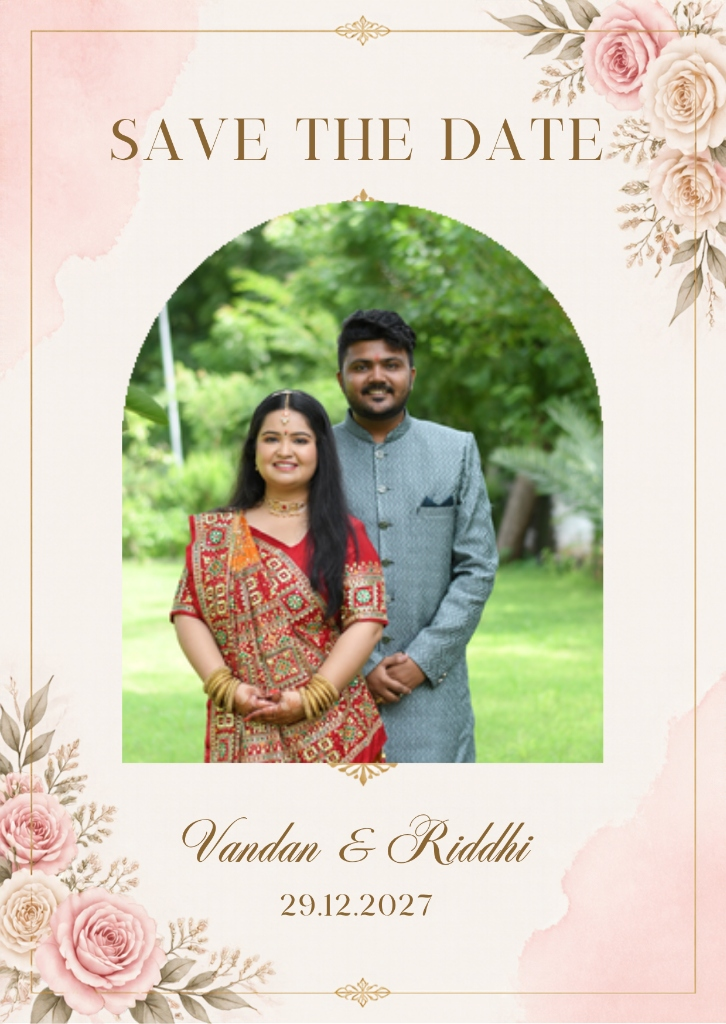
#> input picture card_front.jpg, 726 x 1024 px
$ python find_arch.py
#> lines starting #> are read from the running program, lines starting #| are printed output that depends on the picture; after the words box and inside, x2 and y2 are one past the last pixel; in counts of white or black regions, pixels touching at a corner belong together
import cv2
import numpy as np
from PIL import Image

card = cv2.imread("card_front.jpg")
#> card is the input picture: shape (1024, 726, 3); mean B, G, R 182, 201.9, 206.4
hsv = cv2.cvtColor(card, cv2.COLOR_BGR2HSV)
#> hsv: shape (1024, 726, 3); mean H, S, V 24.7, 49, 214.6

# Green garden mask: H between 25 and 90, S > 30, V > 30
green_mask = cv2.inRange(hsv, (25, 25, 25), (90, 255, 255))
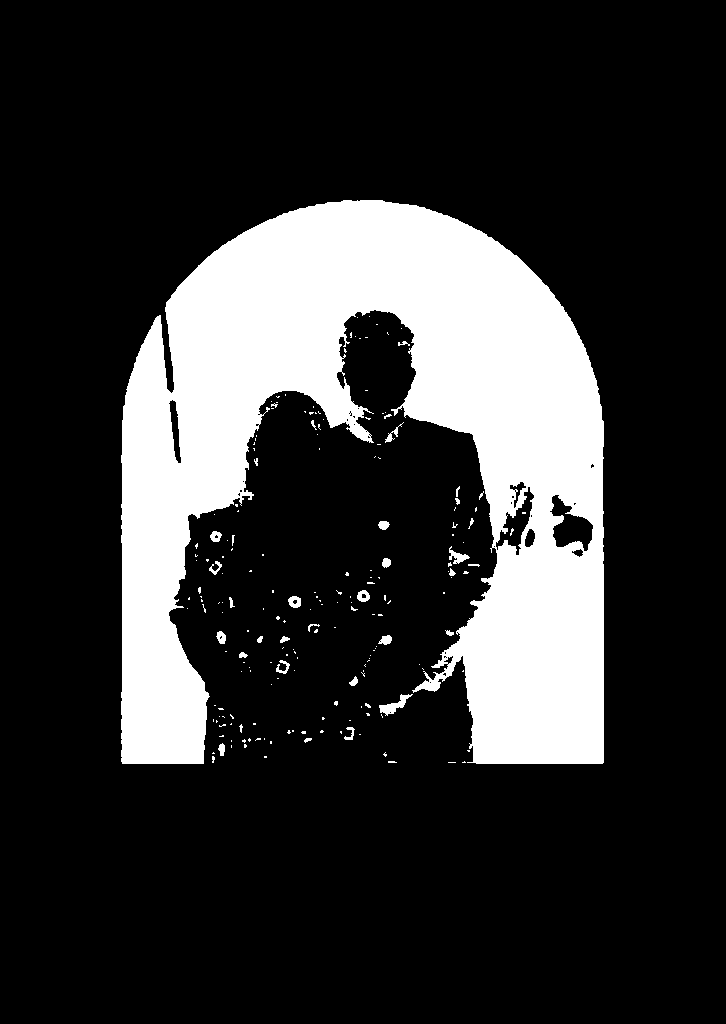
#> green_mask: shape (1024, 726); 19.7% white; 197 white regions (165 under 20 px), largest, box (x1, y1, x2, y2) and area: (121, 200, 604, 764) 143547, (379, 694, 413, 716) 264, (449, 546, 470, 564) 156

# Also bridal red: H between 0..10 and 170..180, S > 50
red_mask1 = cv2.inRange(hsv, (0, 50, 50), (12, 255, 255))
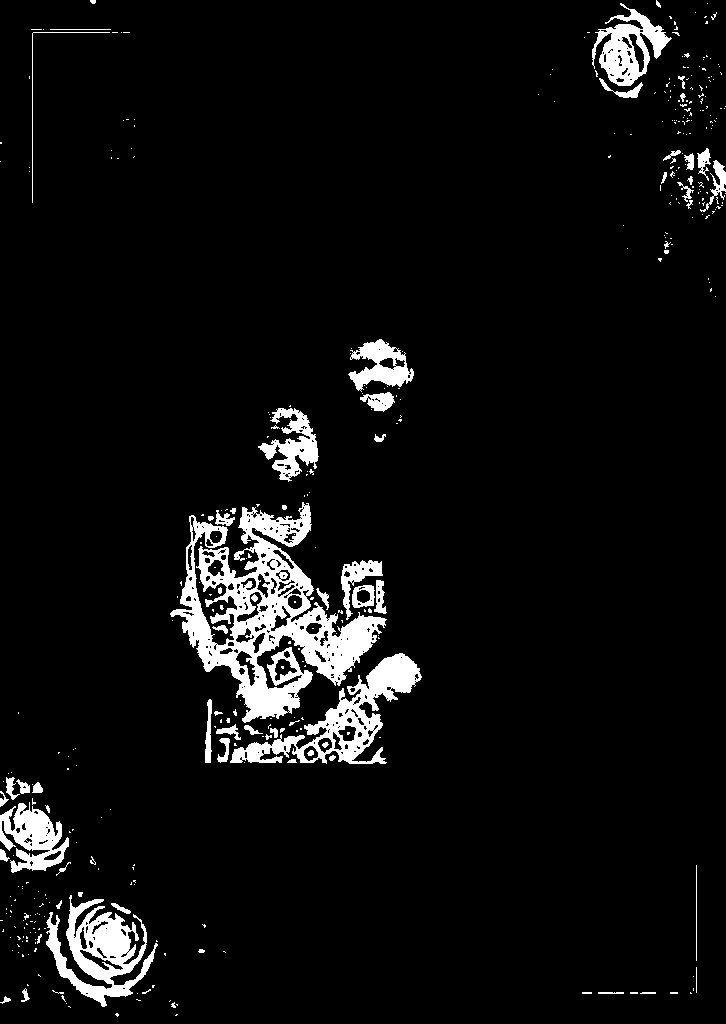
#> red_mask1: shape (1024, 726); 5.9% white; 395 white regions (327 under 20 px), largest, box (x1, y1, x2, y2) and area: (170, 502, 387, 723) 16893, (230, 653, 422, 764) 5727, (46, 895, 158, 1007) 5134
red_mask2 = cv2.inRange(hsv, (168, 50, 50), (180, 255, 255))
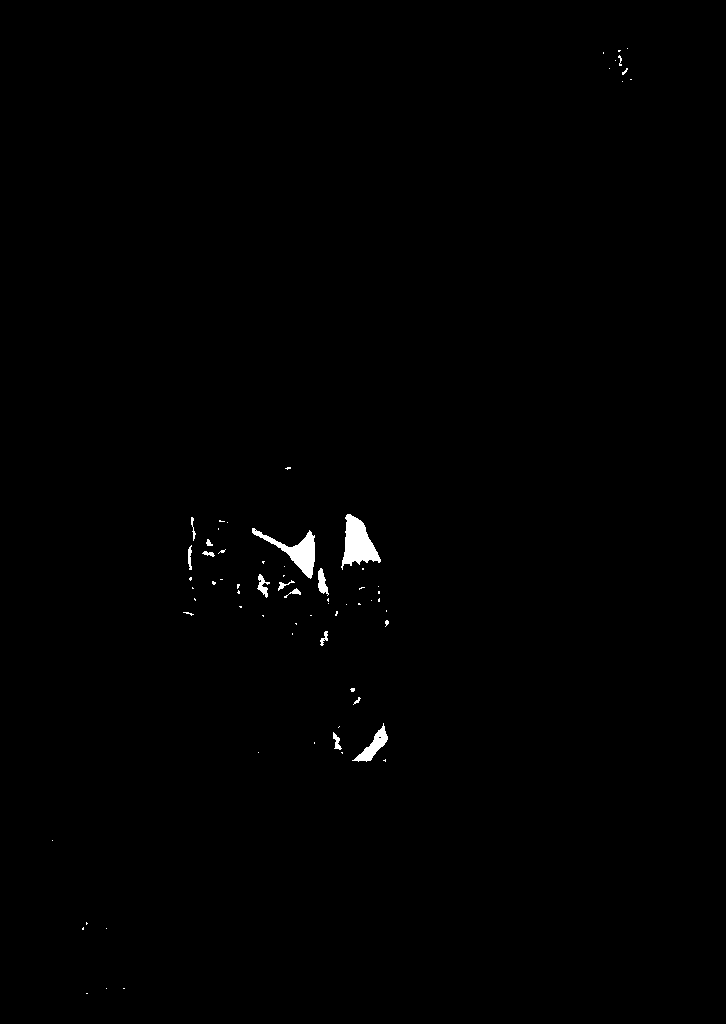
#> red_mask2: shape (1024, 726); 0.49% white; 70 white regions (55 under 20 px), largest, box (x1, y1, x2, y2) and area: (341, 514, 381, 570) 1192, (252, 528, 315, 579) 969, (352, 723, 388, 762) 452

photo_elements = green_mask | red_mask1 | red_mask2
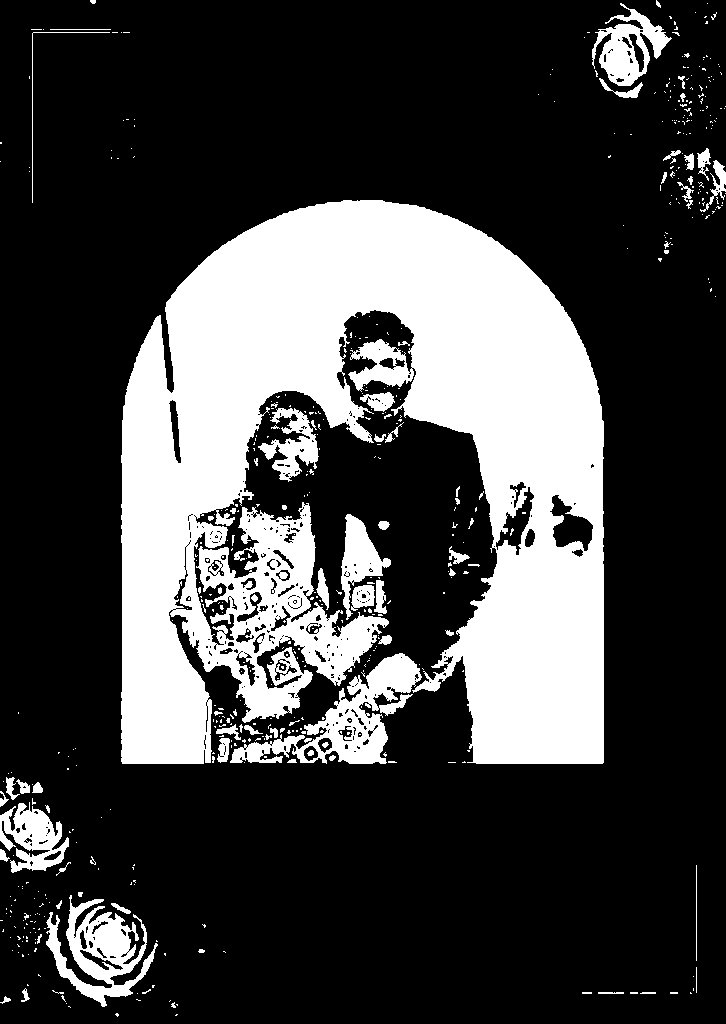
#> photo_elements: shape (1024, 726); 26.1% white; 540 white regions (461 under 20 px), largest, box (x1, y1, x2, y2) and area: (121, 200, 604, 764) 165022, (230, 653, 422, 764) 6754, (46, 895, 158, 1007) 5149

# Morphological close to bridge gaps
kernel = cv2.getStructuringElement(cv2.MORPH_RECT, (15, 15))
closed = cv2.morphologyEx(photo_elements, cv2.MORPH_CLOSE, kernel)
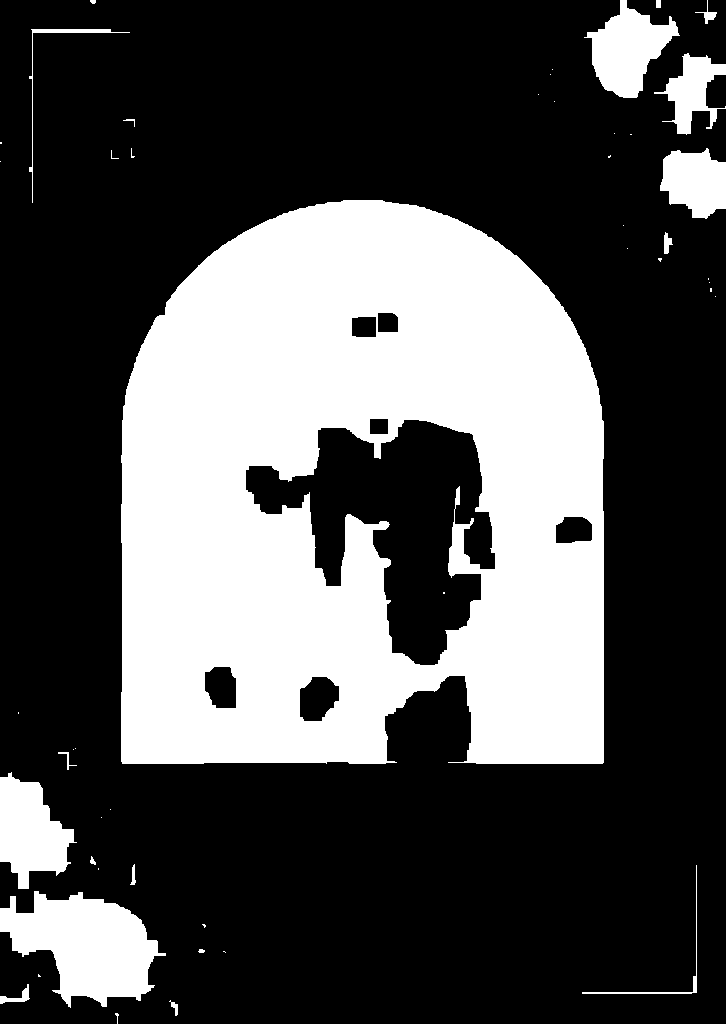
#> closed: shape (1024, 726); 31.7% white; 48 white regions (29 under 20 px)

# Find external contours
contours, _ = cv2.findContours(closed, cv2.RETR_EXTERNAL, cv2.CHAIN_APPROX_SIMPLE)
#> contours = 47 contours, 32 with area under 20; largest, box (x1, y1, x2, y2) and area: (121, 200, 604, 764) 239634, (0, 891, 166, 1008) 11016, (0, 772, 77, 889) 5240, (584, 0, 680, 98) 4715, (660, 148, 726, 219) 3310
best_contour = max(contours, key=cv2.contourArea)
#> best_contour = contour of 403 points, box (x1, y1, x2, y2) (121, 200, 604, 764), area 239634
x, y, w, h = cv2.boundingRect(best_contour)
#> x = 121; y = 200; w = 483; h = 564

print(f"Detected photo window bounding box:")
print(f"X: {x} -> {x+w} (width: {w})")
#| X: 121 -> 604 (width: 483)
print(f"Y: {y} -> {y+h} (height: {h})")
#| Y: 200 -> 764 (height: 564)

# Let's inspect the exact arch coordinates:
# Arch top center, arch bottom
# Let's check card dimensions
cw, ch = card.shape[1], card.shape[0]
#> cw = 726; ch = 1024
print(f"Card dimensions: {cw}x{ch}")
#| Card dimensions: 726x1024
print(f"Relative X: {x/cw:.4f} to {(x+w)/cw:.4f}, center X: {(x+w/2)/cw:.4f}")
#| Relative X: 0.1667 to 0.8320, center X: 0.4993
print(f"Relative Y: {y/ch:.4f} to {(y+h)/ch:.4f}, center Y: {(y+h/2)/ch:.4f}")
#| Relative Y: 0.1953 to 0.7461, center Y: 0.4707
print(f"Relative Width: {w/cw:.4f}, Relative Height: {h/ch:.4f}")
#| Relative Width: 0.6653, Relative Height: 0.5508
